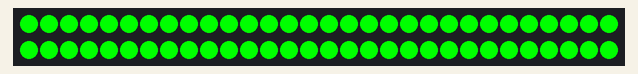
A program run on a simulated Raspberry Pi (BCM pin numbers). Shown: 60 RGB LEDs in strip order, left to right, continuing on the next row. At 2.0 s the program stops and its outputs stay as they are.

Above: at 0.1 s.
At 1.1 s:
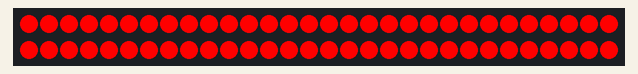
At 2.1 s:
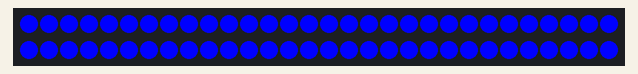

The program:

ledAPI.py
```python
import time
from neopixel import *


# This file will be responsible for setting the color of the LEDs
# LED strip confiuration:
LED_COUNT      = 60      # Number of LED pixels.
LED_PIN        = 18      # GPIO pin connected to the pixels (18 uses PWM!).
#LED_PIN        = 10      # GPIO pin connected to the pixels (10 uses SPI /dev/spidev0.0).
LED_FREQ_HZ    = 800000  # LED signal frequency in hertz (usually 800khz)
LED_DMA        = 10      # DMA channel to use for generating signal (try 10)
LED_BRIGHTNESS = 255     # Set to 0 for darkest and 255 for brightest
LED_INVERT     = False   # True to invert the signal (when using NPN transistor level shift)
LED_CHANNEL    = 0       # set to '1' for GPIOs 13, 19, 41, 45 or 53

RUNTIME_SPEEDUP = 1

# Process arguments
# Create NeoPixel object with appropriate configuration.
strip = Adafruit_NeoPixel(LED_COUNT, LED_PIN, LED_FREQ_HZ, LED_DMA, LED_INVERT, LED_BRIGHTNESS, LED_CHANNEL)
# Intialize the library (must be called once before other functions).
strip.begin()

def wait(s):
    waitTime = s / RUNTIME_SPEEDUP
    time.sleep(waitTime)

def setStripColor(color):
    # print("setting", color)
    for i in range(LED_COUNT):
        setLEDColor(i, color)
    strip.show()

def setLEDColor(idx, color):
    format = Color(int(color[1]), int(color[0]), int(color[2])) # FIXME: Does the Neopixel API seriously conflate the green and red channels?
    strip.setPixelColor(idx, format)

if __name__ == '__main__':
    setStripColor((255, 0, 0)) # shows green, should be red
    wait(1)
    setStripColor((0, 255, 0)) # shows red, should be green
    wait(1)
    setStripColor((0, 0, 255)) # shows blue, should be blue
```

Measured:
- what the display in image 1 shows lasts 1.0 s, from 1.0 s to 2.0 s
